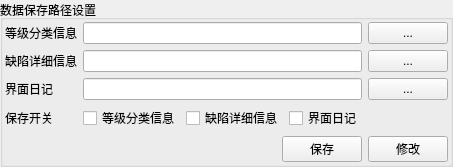
    <widget class="QGroupBox" name="groupBox_8">
     <property name="title">
      <string>数据保存路径设置</string>
     </property>
     <layout class="QGridLayout" name="gridLayout_17">
      <property name="leftMargin">
       <number>2</number>
      </property>
      <property name="topMargin">
       <number>2</number>
      </property>
      <property name="rightMargin">
       <number>2</number>
      </property>
      <property name="bottomMargin">
       <number>2</number>
      </property>
      <item row="1" column="0">
       <widget class="QWidget" name="widget_data_path" native="true">
        <layout class="QGridLayout" name="gridLayout_18">
         <property name="leftMargin">
          <number>0</number>
         </property>
         <property name="topMargin">
          <number>0</number>
         </property>
         <property name="rightMargin">
          <number>0</number>
         </property>
         <property name="bottomMargin">
          <number>0</number>
         </property>
         <item row="1" column="4">
          <widget class="QPushButton" name="pushButton_ProductResult_path">
           <property name="text">
            <string>...</string>
           </property>
          </widget>
         </item>
         <item row="1" column="1" colspan="3">
          <widget class="QLineEdit" name="lineEdit_ProductResult_path"/>
         </item>
         <item row="2" column="1" colspan="3">
          <widget class="QLineEdit" name="lineEdit_ui_log_path"/>
         </item>
         <item row="3" column="0">
          <widget class="QLabel" name="label_60">
           <property name="text">
            <string>保存开关</string>
           </property>
          </widget>
         </item>
         <item row="0" column="0">
          <widget class="QLabel" name="label_61">
           <property name="text">
            <string>等级分类信息</string>
           </property>
          </widget>
         </item>
         <item row="3" column="2">
          <widget class="QCheckBox" name="checkBox_ProductResult">
           <property name="text">
            <string>缺陷详细信息</string>
           </property>
          </widget>
         </item>
         <item row="3" column="3">
          <widget class="QCheckBox" name="checkBox_uilog">
           <property name="text">
            <string>界面日记</string>
           </property>
          </widget>
         </item>
         <item row="0" column="4">
          <widget class="QPushButton" name="pushButton_browse_ClassifyResult_file">
           <property name="text">
            <string>...</string>
           </property>
          </widget>
         </item>
         <item row="2" column="0">
          <widget class="QLabel" name="label_62">
           <property name="text">
            <string>界面日记</string>
           </property>
          </widget>
         </item>
         <item row="2" column="4">
          <widget class="QPushButton" name="pushButton_ui_log_path">
           <property name="text">
            <string>...</string>
           </property>
          </widget>
         </item>
         <item row="3" column="1">
          <widget class="QCheckBox" name="checkBox_ClassifyResult">
           <property name="text">
            <string>等级分类信息</string>
           </property>
          </widget>
         </item>
         <item row="1" column="0">
          <widget class="QLabel" name="label_59">
           <property name="text">
            <string>缺陷详细信息</string>
           </property>
          </widget>
         </item>
         <item row="0" column="1" colspan="3">
          <widget class="QLineEdit" name="lineEdit_ClassifyResult_path"/>
         </item>
        </layout>
       </widget>
      </item>
      <item row="2" column="0">
       <layout class="QHBoxLayout" name="horizontalLayout_12">
        <item>
         <spacer name="horizontalSpacer_6">
          <property name="orientation">
           <enum>Qt::Horizontal</enum>
          </property>
          <property name="sizeHint" stdset="0">
           <size>
            <width>40</width>
            <height>20</height>
           </size>
          </property>
         </spacer>
        </item>
        <item>
         <widget class="QPushButton" name="pushButton_data_OK">
          <property name="sizePolicy">
           <sizepolicy hsizetype="Preferred" vsizetype="Fixed">
            <horstretch>0</horstretch>
            <verstretch>0</verstretch>
           </sizepolicy>
          </property>
          <property name="minimumSize">
           <size>
            <width>45</width>
            <height>0</height>
           </size>
          </property>
          <property name="maximumSize">
           <size>
            <width>90</width>
            <height>16777215</height>
           </size>
          </property>
          <property name="text">
           <string>保存</string>
          </property>
         </widget>
        </item>
        <item>
         <widget class="QPushButton" name="pushButton_data_Cancel">
          <property name="sizePolicy">
           <sizepolicy hsizetype="Preferred" vsizetype="Fixed">
            <horstretch>0</horstretch>
            <verstretch>0</verstretch>
           </sizepolicy>
          </property>
          <property name="minimumSize">
           <size>
            <width>45</width>
            <height>0</height>
           </size>
          </property>
          <property name="maximumSize">
           <size>
            <width>90</width>
            <height>16777215</height>
           </size>
          </property>
          <property name="text">
           <string>修改</string>
          </property>
         </widget>
        </item>
       </layout>
      </item>
     </layout>
    </widget>
